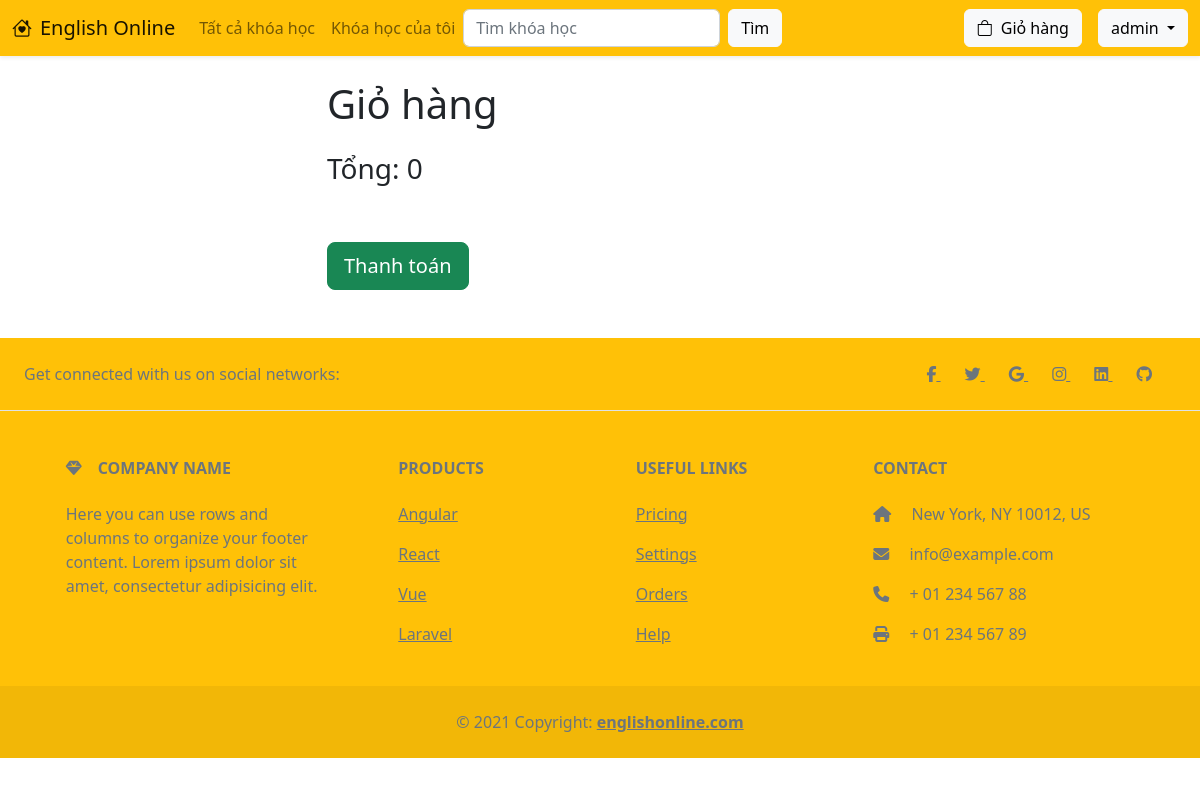
The page /cart/ (signed in) on the database as committed earlier.
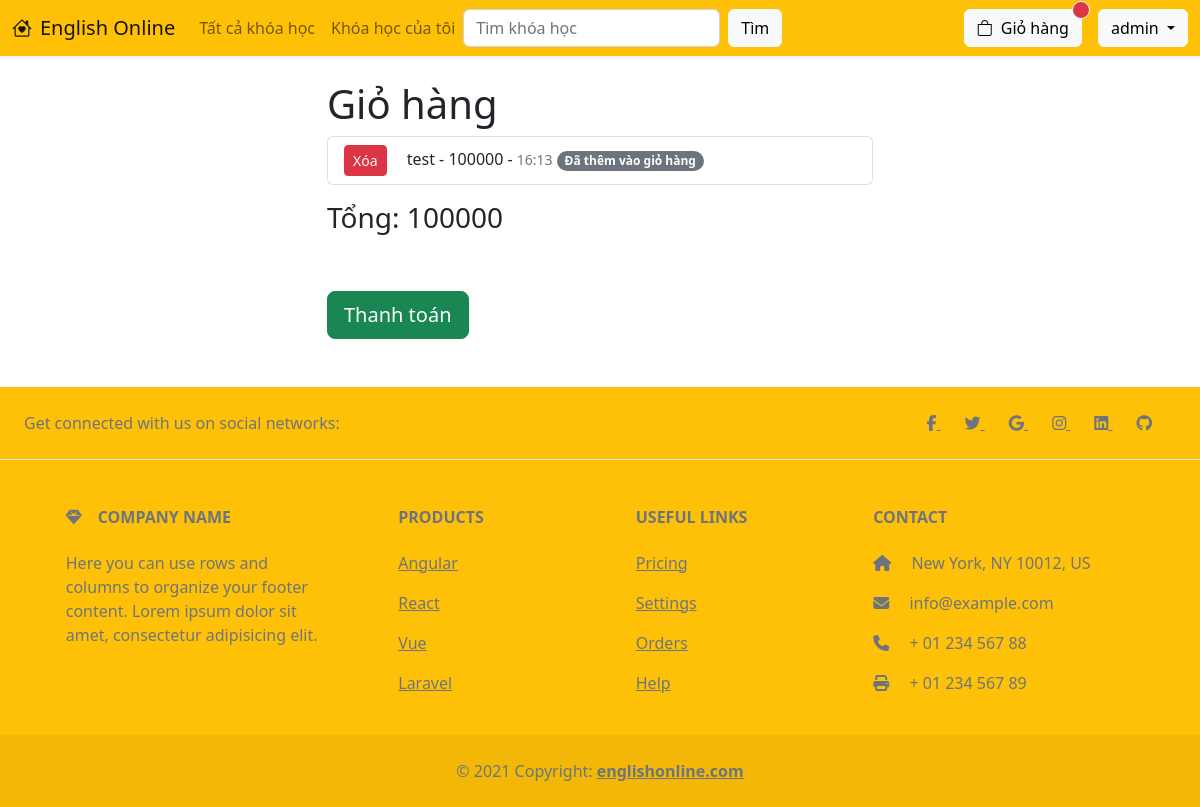
The same page on the database as committed later.
### CM/models.py (models this page shows, shortened)
class UserCourse(models.Model):
    user = models.ForeignKey(User, on_delete=models.CASCADE)
    course = models.ForeignKey(Course, on_delete=models.CASCADE)
    time_added = models.TimeField(auto_now=True)
    STATUS_CHOICES = [
        ('added','Đã thêm vào giỏ hàng'),
        ('waiting', 'Đang chờ thanh toán'),
        ('purchased', 'Đã thanh toán')
    ]
    status = models.CharField(max_length=10, choices=STATUS_CHOICES, default='added')
    class Meta:
        unique_together = ['user', 'course']

class Course(models.Model):
    title = models.CharField(max_length=200)
    img = models.ImageField(upload_to='images/')
    descreption = models.CharField(max_length=1000)
    price = models.IntegerField()
    videos = models.ManyToManyField('Video', blank=True)

### CM/views.py (the view)
# urls.py: path('cart/', views.cart, name='cart'),
@login_required
def cart(request):
    carts = UserCourse.objects.filter(user=request.user).exclude(status='purchased')
    carts_price = sum(cart.course.price for cart in carts)
    context = {
        'carts': carts,
        'carts_price': carts_price
    }
    return render(request, 'cart.html', context)

### CM/templates/cart.html
{% extends 'base.html' %}
{% block content %}
<div class="container">
    <div class="row justify-content-center">
        <div class="col-lg-6 col-md-8 col-12">
            <h1>Giỏ hàng</h1>
            <ul class="list-group">
                {% for cart in carts %}
                <li class="list-group-item">
                    <a href="{% url 'remove_cart' cart.id %}" class="btn btn-sm btn-danger me-3" type="submit">Xóa</a>
                    {{cart.course.title}} - {{ cart.course.price }}  - <small class="text-muted">{{ cart.time_added }}</small>  <span class="badge rounded-pill text-bg-secondary">{{ cart.get_status_display }}</span> </li>
                {% endfor %}
              </ul>
              <h3 class="mt-3">Tổng: {{ carts_price }}</h3>
            <a href="{% url 'pay' %}" class="btn btn-lg btn-success mt-5">Thanh toán</a>
        </div>
    </div>
</div>
{% endblock %}

Rows that differ between the two databases and show on the page:
added UserCourse: course "test", course.price "100000", time_added "16:13", status "Đã thêm vào giỏ hàng"
Other text that changed with them:
{{ carts_price }}: "0" → "100000"
